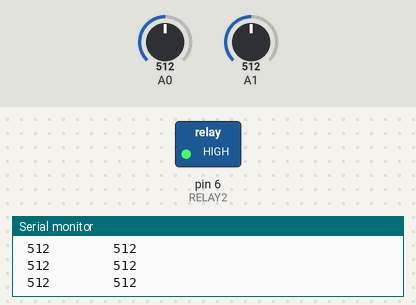
A sketch run on a simulated Arduino Uno, built with avr-gcc and run on an emulated ATmega328P. Shown: switched loads named in the sketch (green lamp = pin HIGH), the last lines printed to the serial monitor. Inputs (shaded band) come from the test bench; at power-on: A1 = 512, A0 = 512. Pins used as bus, display or sensor lines are not drawn.

Above: at 1.3 s.
1.4 s: A1 set to 313
2.9 s: A1 set to 284
At 4.1 s:
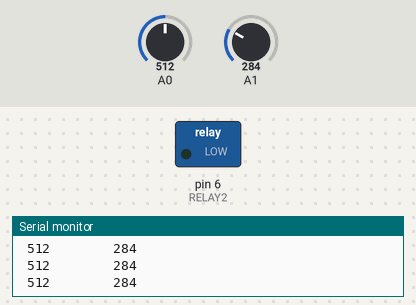
4.5 s: A1 set to 306
At 5.4 s:
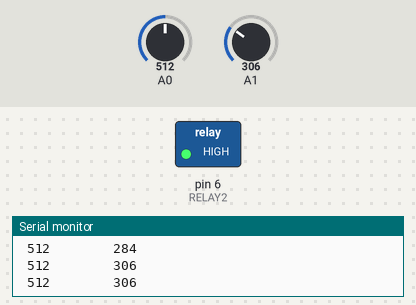
6.0 s: A1 set to 122
At 6.6 s:
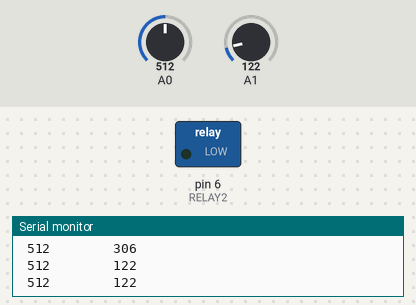
Timing chart, 0 to 8.5 s (numbered marks = the images above; inputs shaded):
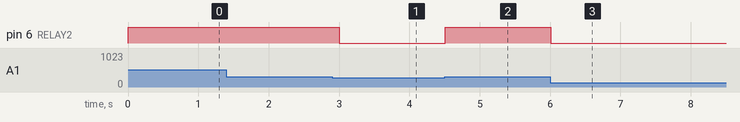

Measured:
- the behaviour switches between 301 and 300 on A1 (found by bisection; images 0 and 1)
- after the input at 2.9 s, pin 6 (RELAY2): HIGH → LOW after 0.10 s
- after the input at 4.5 s, pin 6 (RELAY2): LOW → HIGH at once
- after the input at 6.0 s, pin 6 (RELAY2): HIGH → LOW at once

The sketch:

RelayOperationforLights.ino
```cpp
 #define RELAY1 7 //Defining the pin 7 of the Arduino for the 4 relay module
 #define RELAY2 6 //Defining the pin 6 of the Arduino for the 4 relay module

int fsrReading, fsrReading1;
int ref_value = 300;
void setup()
 {
 Serial.begin (9600);
 pinMode(RELAY1, OUTPUT); //Defining the pin 7 of the Arduino as output
 pinMode(RELAY2, OUTPUT); //Defining the pin 6 of the Arduino as output
 digitalWrite(RELAY1, HIGH);
 digitalWrite(RELAY2, HIGH);
 }

void loop()
 {
 fsrReading = analogRead(A0);
 fsrReading1 = analogRead(A1);
 Serial.print(" ");
 Serial.print(fsrReading);
 Serial.print("        ");
 Serial.print(fsrReading1);
 Serial.println();

 if (fsrReading > ref_value) {
 digitalWrite(RELAY1,HIGH); // This will Turn ON the relay 1
 digitalWrite(RELAY2,LOW); // This will Turn OFF the relay 2
 }
 if (fsrReading1 > ref_value) {
 digitalWrite(RELAY2, HIGH); // This will Turn ON the relay 2
 digitalWrite(RELAY1, LOW); // This will Turn OFF the relay 1
 }
 delay (500);
 }
```
